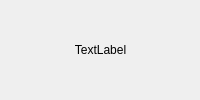
     <widget class="QWidget" name="modeWidget" native="true">
      <property name="sizePolicy">
       <sizepolicy hsizetype="Ignored" vsizetype="Fixed">
        <horstretch>0</horstretch>
        <verstretch>0</verstretch>
       </sizepolicy>
      </property>
      <property name="minimumSize">
       <size>
        <width>0</width>
        <height>18</height>
       </size>
      </property>
      <property name="styleSheet">
       <string notr="true"/>
      </property>
      <layout class="QHBoxLayout" name="horizontalLayout">
       <property name="spacing">
        <number>1</number>
       </property>
       <property name="leftMargin">
        <number>0</number>
       </property>
       <property name="topMargin">
        <number>1</number>
       </property>
       <property name="rightMargin">
        <number>0</number>
       </property>
       <property name="bottomMargin">
        <number>1</number>
       </property>
       <item>
        <widget class="QWidget" name="recordingWidget" native="true">
         <property name="sizePolicy">
          <sizepolicy hsizetype="Fixed" vsizetype="Ignored">
           <horstretch>0</horstretch>
           <verstretch>0</verstretch>
          </sizepolicy>
         </property>
         <property name="minimumSize">
          <size>
           <width>16</width>
           <height>0</height>
          </size>
         </property>
        </widget>
       </item>
       <item>
        <widget class="QWidget" name="channelWidget" native="true">
         <property name="sizePolicy">
          <sizepolicy hsizetype="Fixed" vsizetype="Ignored">
           <horstretch>0</horstretch>
           <verstretch>0</verstretch>
          </sizepolicy>
         </property>
         <property name="minimumSize">
          <size>
           <width>16</width>
           <height>0</height>
          </size>
         </property>
        </widget>
       </item>
       <item>
        <widget class="QWidget" name="AGCwidget" native="true">
         <property name="sizePolicy">
          <sizepolicy hsizetype="Fixed" vsizetype="Ignored">
           <horstretch>0</horstretch>
           <verstretch>0</verstretch>
          </sizepolicy>
         </property>
         <property name="minimumSize">
          <size>
           <width>16</width>
           <height>0</height>
          </size>
         </property>
        </widget>
       </item>
       <item>
        <widget class="QWidget" name="timerWidget" native="true">
         <property name="sizePolicy">
          <sizepolicy hsizetype="Fixed" vsizetype="Ignored">
           <horstretch>0</horstretch>
           <verstretch>0</verstretch>
          </sizepolicy>
         </property>
         <property name="minimumSize">
          <size>
           <width>16</width>
           <height>0</height>
          </size>
         </property>
        </widget>
       </item>
       <item>
        <widget class="QLabel" name="clockLabel">
         <property name="sizePolicy">
          <sizepolicy hsizetype="Preferred" vsizetype="Ignored">
           <horstretch>0</horstretch>
           <verstretch>0</verstretch>
          </sizepolicy>
         </property>
         <property name="text">
          <string>TextLabel</string>
         </property>
         <property name="alignment">
          <set>Qt::AlignCenter</set>
         </property>
        </widget>
       </item>
       <item>
        <widget class="QWidget" name="jackWidget" native="true">
         <property name="sizePolicy">
          <sizepolicy hsizetype="Fixed" vsizetype="Ignored">
           <horstretch>0</horstretch>
           <verstretch>0</verstretch>
          </sizepolicy>
         </property>
         <property name="minimumSize">
          <size>
           <width>16</width>
           <height>0</height>
          </size>
         </property>
        </widget>
       </item>
       <item>
        <widget class="QWidget" name="PINwidget" native="true">
         <property name="sizePolicy">
          <sizepolicy hsizetype="Fixed" vsizetype="Ignored">
           <horstretch>0</horstretch>
           <verstretch>0</verstretch>
          </sizepolicy>
         </property>
         <property name="minimumSize">
          <size>
           <width>16</width>
           <height>0</height>
          </size>
         </property>
        </widget>
       </item>
       <item>
        <widget class="QWidget" name="powerWidget" native="true">
         <property name="sizePolicy">
          <sizepolicy hsizetype="Fixed" vsizetype="Ignored">
           <horstretch>0</horstretch>
           <verstretch>0</verstretch>
          </sizepolicy>
         </property>
         <property name="minimumSize">
          <size>
           <width>32</width>
           <height>0</height>
          </size>
         </property>
        </widget>
       </item>
      </layout>
     </widget>
